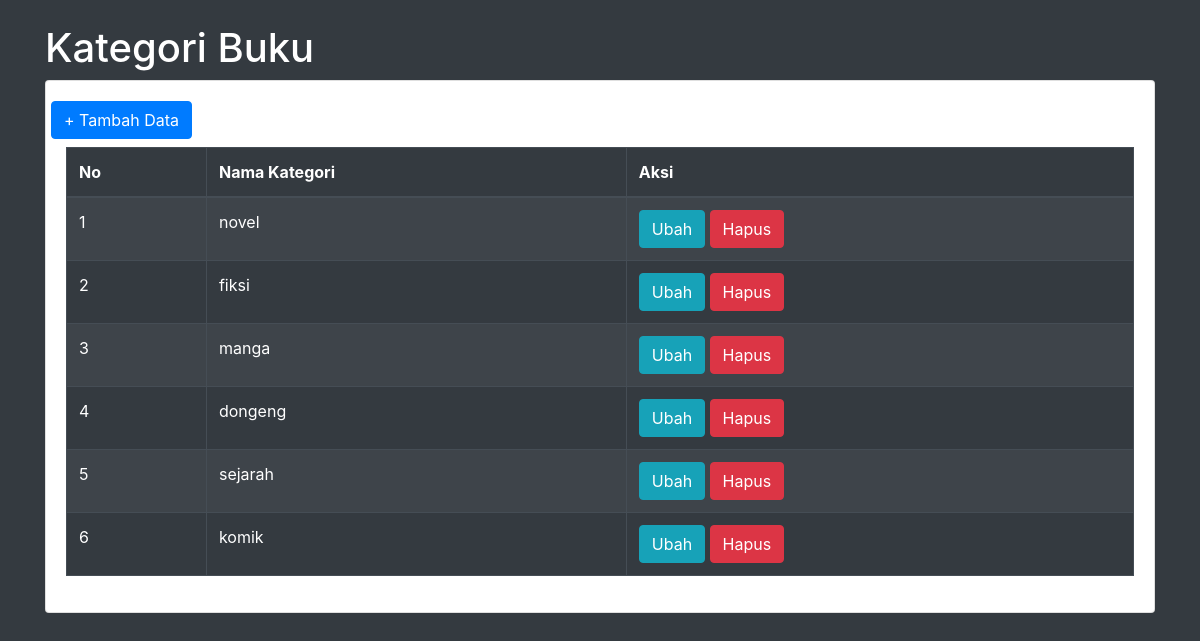
The page /kategori.php on the database its author committed.
### tables this page shows
CREATE TABLE `t_kategoribuku` (
  `kategoriID` int(11) NOT NULL,
  `namaKategori` varchar(255) DEFAULT NULL
);

### kategori.php (the view, shortened to what this page needs)
<!DOCTYPE html>
<html lang="en">
<head>
    <link href="https://stackpath.bootstrapcdn.com/bootstrap/4.5.2/css/bootstrap.min.css" rel="stylesheet">
</head>
<body class="bg-dark">
    <div class="container">
        <h1 class="text-white mt-4">Kategori Buku</h1>
        <div class="card">
            <div class="card-body">
                <div class="row">
                    <div class="col-md-12">
                        <a href="?page=kategori_tambah" class="btn btn-primary row mb-2">+ Tambah Data</a>
                        <div class="table-responsive">
                            <table class="table table-bordered table-striped table-dark" id="dataTable" width="100%" cellspacing="0">
                                <thead>
                                    <tr class="text-white">
                                        <th>No</th>
                                        <th>Nama Kategori</th>
                                        <th>Aksi</th>
                                    </tr>
                                </thead>
                                <tbody>
                                    <?php
                                    $i = 1;
                                    $query = mysqli_query($koneksi, "SELECT * FROM t_kategoribuku");
                                    while ($data = mysqli_fetch_array($query)) {
                                    ?>
                                        <tr class="text-white">
                                            <td><?php echo $i++; ?></td>
                                            <td><?php echo $data['namaKategori']; ?></td>
                                            <td>
                                                <a href="?page=kategori_ubah&&id=<?php echo $data['kategoriID']; ?>" class="btn btn-info">Ubah</a>
                                                <a onclick="return confirm('Apakah anda yakin ingin menghapus data ini?');" href="?page=kategori_hapus&&id=<?php echo $data['kategoriID']; ?>" class="btn btn-danger">Hapus</a>
                                            </td>
                                        </tr>
                                    <?php
                                    }
                                    ?>
                                </tbody>
                            </table>
                        </div>
                    </div>
                </div>
            </div>
        </div>
    </div>
</body>
</html>

### kategori.php (style rules this page uses)
.text-white { color: #fff; }

### rows shown on the page
t_kategoribuku: namaKategori "novel"
t_kategoribuku: namaKategori "fiksi"
t_kategoribuku: namaKategori "manga"
t_kategoribuku: namaKategori "dongeng"
t_kategoribuku: namaKategori "sejarah"
t_kategoribuku: namaKategori "komik"
